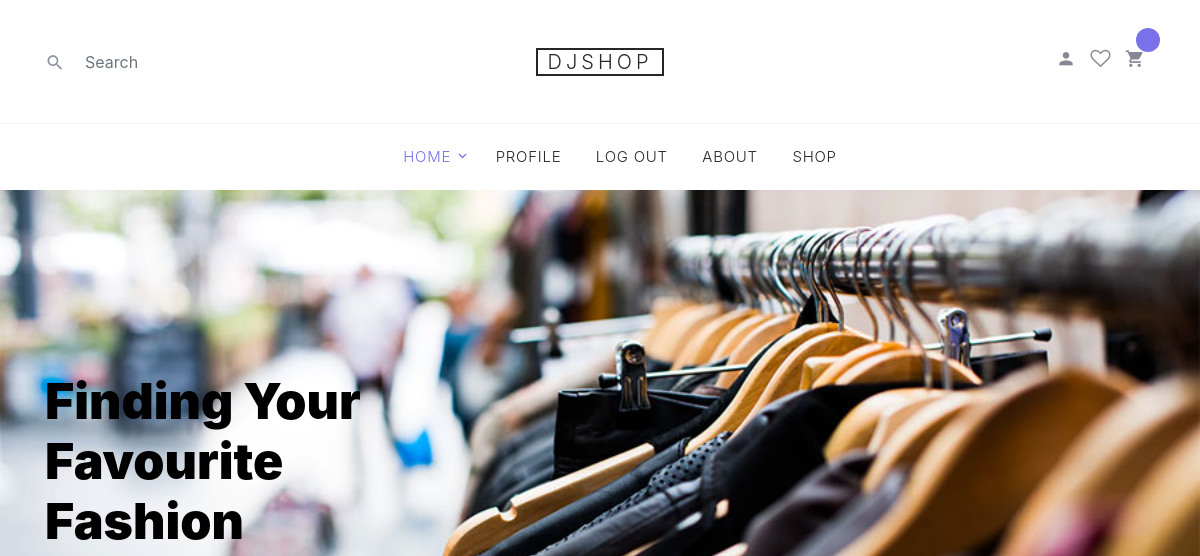
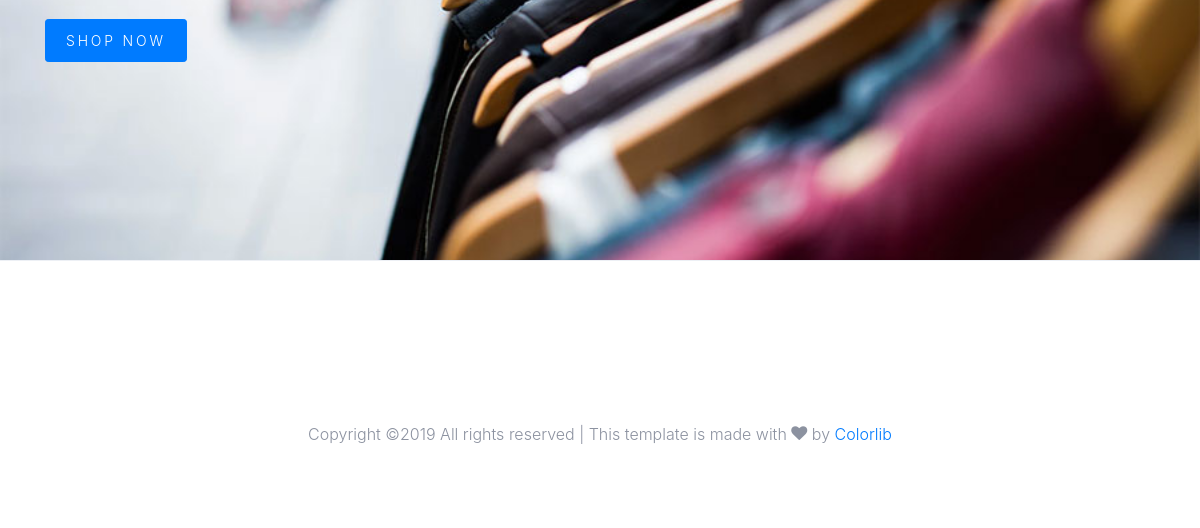
The page / (signed in) on the database as committed earlier (2 pictures, top to bottom).
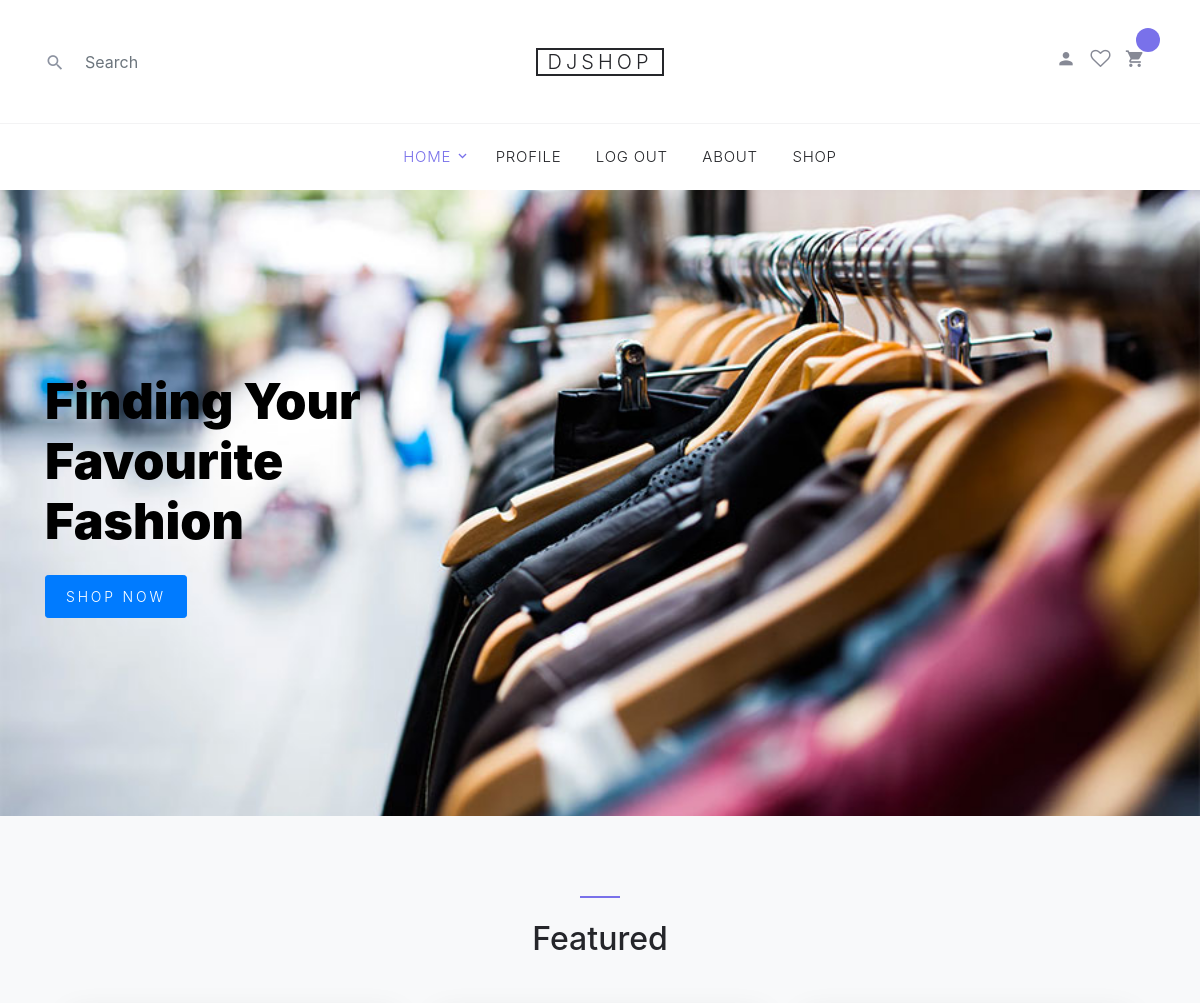
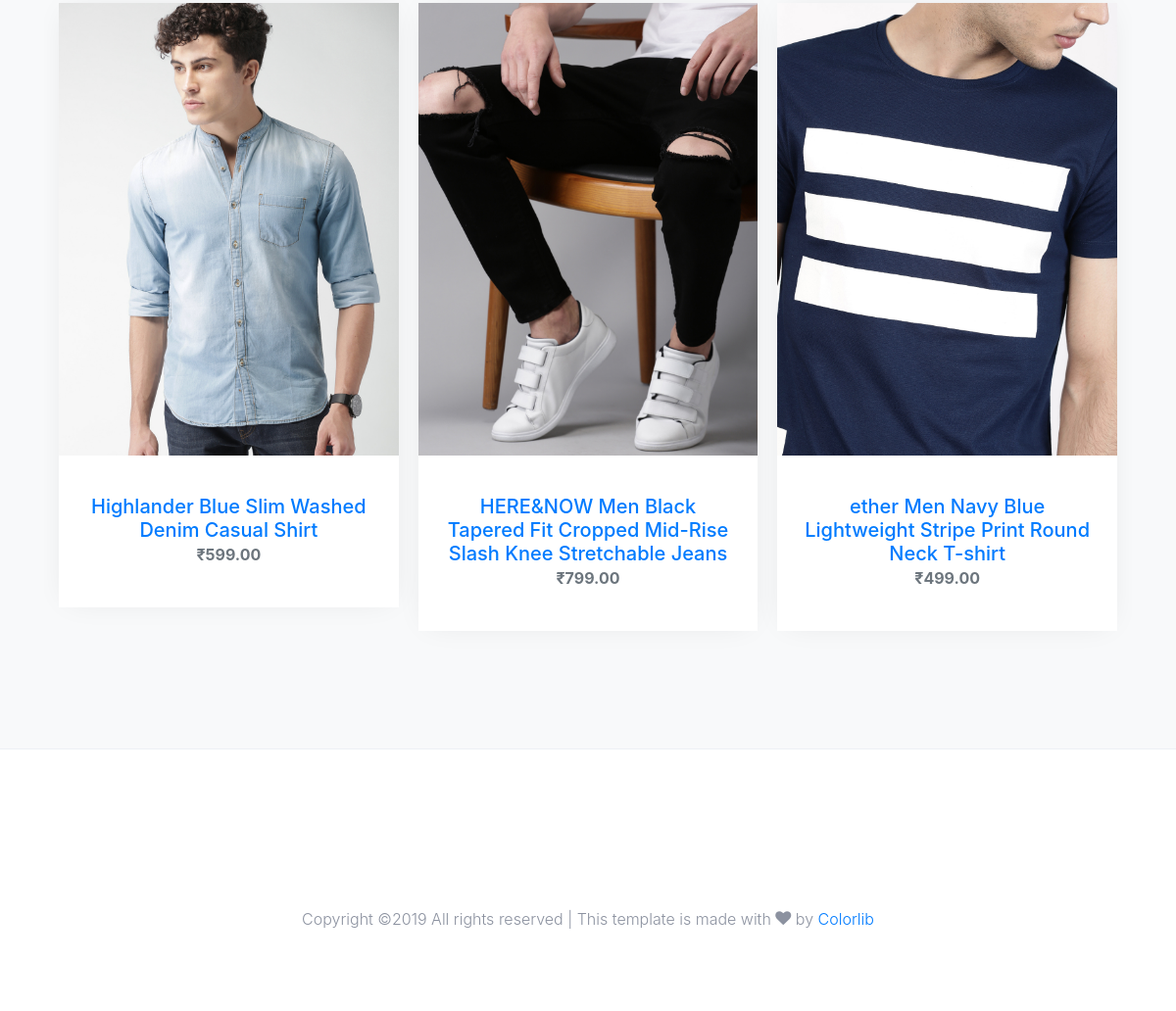
The same page on the database as committed later (2 pictures, top to bottom).
### products/models.py (models this page shows, shortened)
class Product(models.Model):
    title           = models.CharField(max_length=120)
    description     = models.TextField()
    price           = models.DecimalField(decimal_places=2, max_digits=20, default=39.99)
    image           = models.ImageField(upload_to=upload_image_path, null=True, blank=True)
    featured        = models.BooleanField(default=False)
    active          = models.BooleanField(default=True)
    objects = ProductManager()
    def get_absolute_url(self):
        return reverse("productdetail", kwargs={"id": self.id})

### home/views.py (the view)
# urls.py: path('', views.home_view, name='index'),
def home_view(request):
    featured = Product.objects.all().featured()
    return render(request,"index.html",{'featured':featured,'text':'Featured'})

### products/models.py (called while the page is built)
    def active(self):
        return self.filter(active=True)

    def featured(self):
        return self.filter(featured=True, active=True)

    def get_queryset(self):
        return ProductQuerySet(self.model, using=self._db)

    def all(self):
        return self.get_queryset().active()

### home/templates/index.html (shortened to what this page needs)
{% extends "base/base.html" %}
{% block content %}
{% load static %}
<div class="site-blocks-cover" style="background-image:url({% static 'img/blog_1.jpg' %})" data-aos="fade">
    <div class="container">
      <div class="row align-items-start align-items-md-center justify-content-start">
        <div class="col-md-5 text-center text-md-left pt-5 pt-md-0">
          <h1 class="mb-2">Finding Your Favourite Fashion</h1>
          <div class="intro-text text-center text-md-left">
            <p>
              <a href="{% url 'shop' %}" class="btn btn-sm btn-primary">Shop Now</a>
            </p>
          </div>
        </div>
      </div>
    </div>
</div>
{% if featured %}
    <div class="site-section block-3 site-blocks-2 bg-light">
        <div class="container">
            <div class="row justify-content-center">
                <div class="col-md-7 site-section-heading text-center pt-4">
                        <h2>{{ text }}</h2>
                </div>
            </div>
            <div class="row">
                <div class="col-md-12">
                    <div class="nonloop-block-3 owl-carousel">
                        {% for feature in featured %}
                        <div class="item">
                            <div class="block-4 text-center">
                                <figure class="block-4-image">
                                        <a href="{{ feature.get_absolute_url }}"><img src="{{ feature.image.url }}" alt="Image placeholder" class="img-fluid"></a>
                                </figure>
                                <div class="block-4-text p-4">
                                    <h3><a href="{{ feature.get_absolute_url }}">{{ feature.title }}</a></h3>
                                    <p class="text-secondary font-weight-bold">₹{{ feature.price }}</p>
                                </div>
                            </div>
                        </div>
                        {% endfor %}
                    </div>
                </div>
            </div>
        </div>
    </div>
{% endif %}
{% endblock %}

Rows that differ between the two databases and show on the page:
added Product: image (picture), title "Highlander Blue Slim Washed Denim Casual Shirt", price "599.00"
added Product: image (picture), title "HERE&NOW Men Black Tapered Fit Cropped Mid-Rise Slash Knee Stretchable Jeans", price "799.00"
added Product: image (picture), title "ether Men Navy Blue Lightweight Stripe Print Round Neck T-shirt", price "499.00"
Other text that changed with them:
{{ text }}: (not shown) → "Featured"
